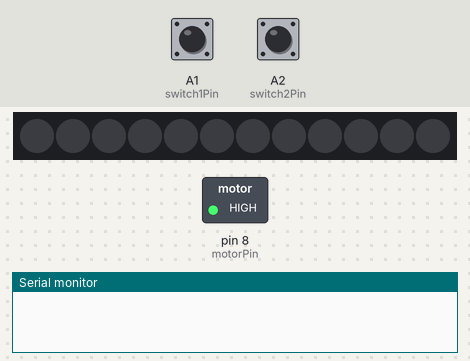
Bench run of a sketch on a simulated Arduino Uno, built with avr-gcc and run on an emulated ATmega328P. Parts: 12 RGB LEDs in strip order, left to right, switched loads named in the sketch (green lamp = pin HIGH), the last lines printed to the serial monitor. The inputs (shaded band) are chosen by the test bench; at power-on: A2 (switch2Pin) LOW, A1 (switch1Pin) HIGH.

Above: at 1.8 s.
1.9 s: A2 (switch2Pin) pulled HIGH for 0.15 s
At 2.02 s:
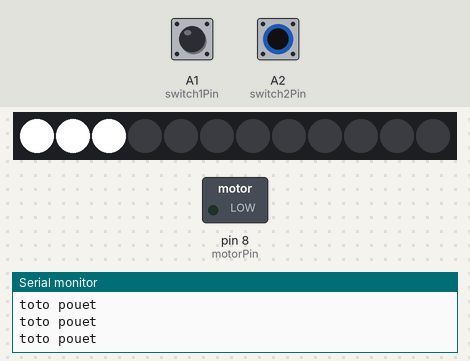
At 2.47 s:
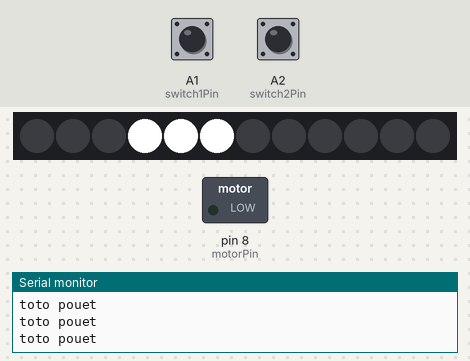
Timing chart, 0 to 4.9 s (numbered marks = the images above; inputs shaded):
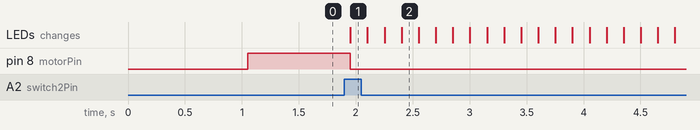

Measured:
- after the input at 1.9 s, pin 8 (motorPin): HIGH → LOW after 0.05 s; the LEDs: change after 0.05 s (image 1)

The sketch:

Phare.ino
```cpp
#include <Adafruit_NeoPixel.h>

#define PIXELPIN	6
#define NUMPIXELS	12
Adafruit_NeoPixel pixels(NUMPIXELS, PIXELPIN, NEO_GRB + NEO_KHZ800);

const int switch1Pin = A1;
const int switch2Pin = A2;
const int motorPin = 8;

unsigned long time;
unsigned long stepTime = 150;

int startPixel = 0;

void setup(){

	// Configuration des pins
	pinMode( switch1Pin, INPUT );
	pinMode( switch2Pin, INPUT );
	pinMode( motorPin, OUTPUT );

  Serial.begin(500000);

	// Initialisation LEDs
	pixels.begin();

  delay(1000);

	// Detection démarrage
	for( int j=0; j<50; j++ ){
		if( digitalRead(switch1Pin) == LOW )
      j=0;
		delay(1);
	}

	// Allumage moteur
	digitalWrite( motorPin, HIGH );

	// Detection phare en butée
	for( int k=0; k<50; k++ ){
		while( digitalRead(switch2Pin) == LOW );
		delay(1);
	}

	// Extinction moteur
	digitalWrite( motorPin, LOW );

	// Démarrage séquence chenillard LED avec la LOOP
	// ...

}

void loop(){

	if( millis() > time + stepTime ){
		time += stepTime;

   Serial.print("toto");
   Serial.println(" pouet");

		for( int i=0; i<NUMPIXELS; i++ ){
			if( i == (startPixel % NUMPIXELS) || i == ((startPixel+1) % NUMPIXELS) || i == ((startPixel+2) % NUMPIXELS) ){
				pixels.setPixelColor( i, pixels.Color(255, 255, 255) );
			} else {
				pixels.setPixelColor( i, pixels.Color(0, 0, 0) );
			}
		}

		pixels.show();

		startPixel++;
		if( startPixel >= NUMPIXELS ) startPixel = 0;

	}

}
```
